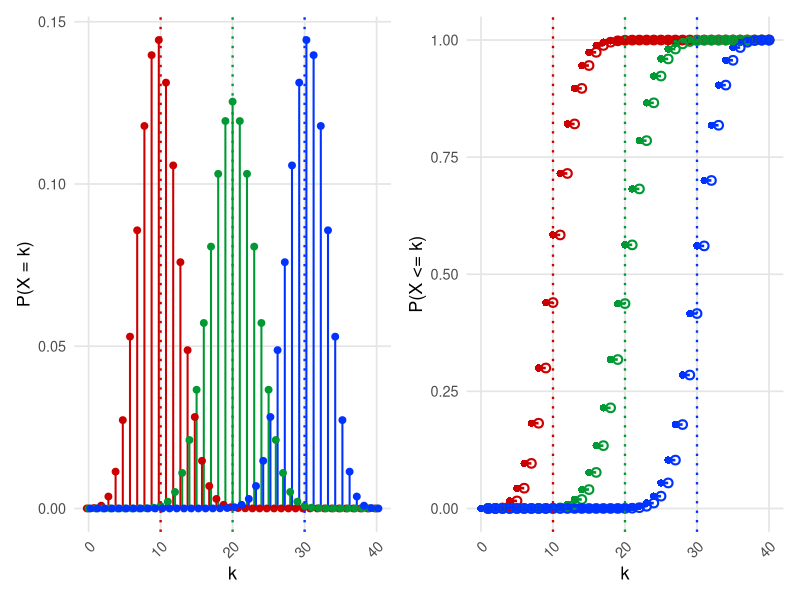
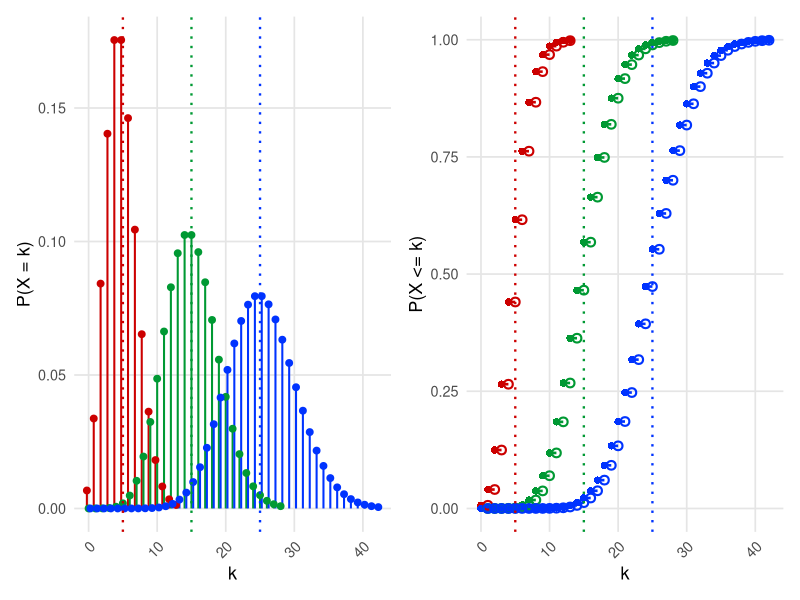
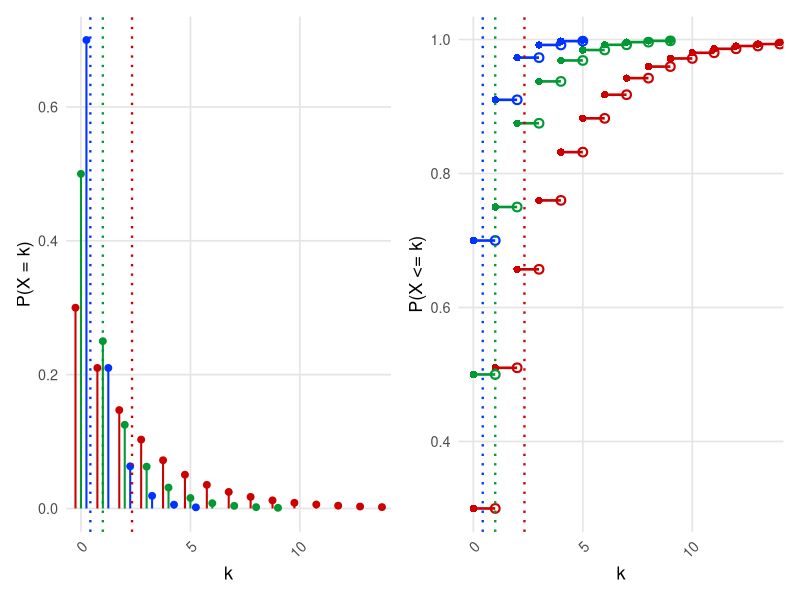
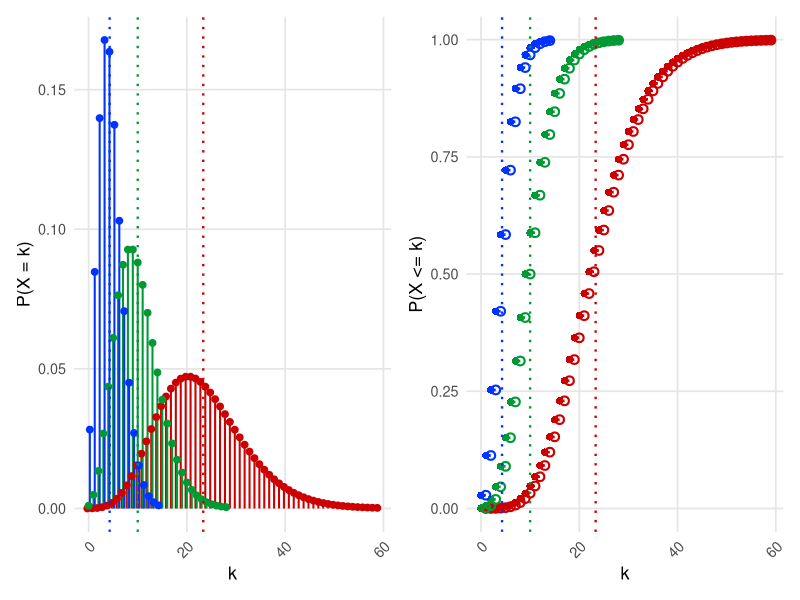
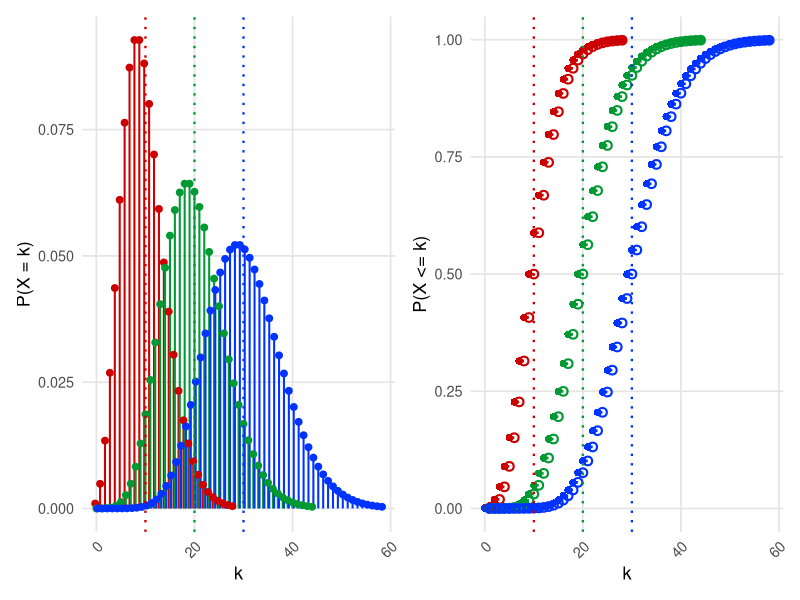
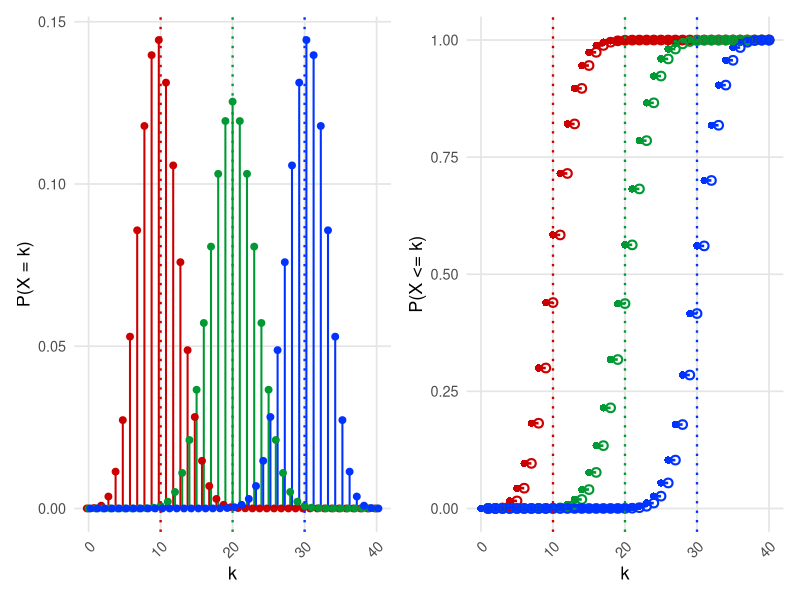
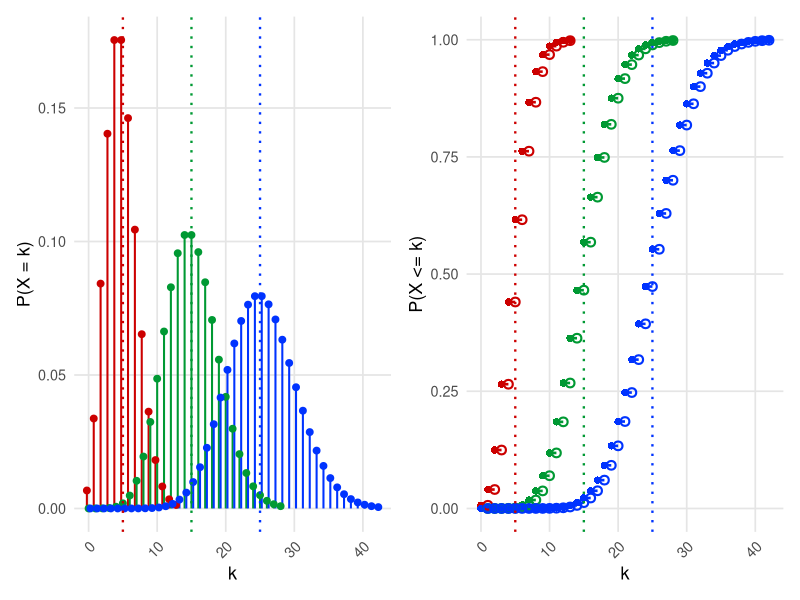
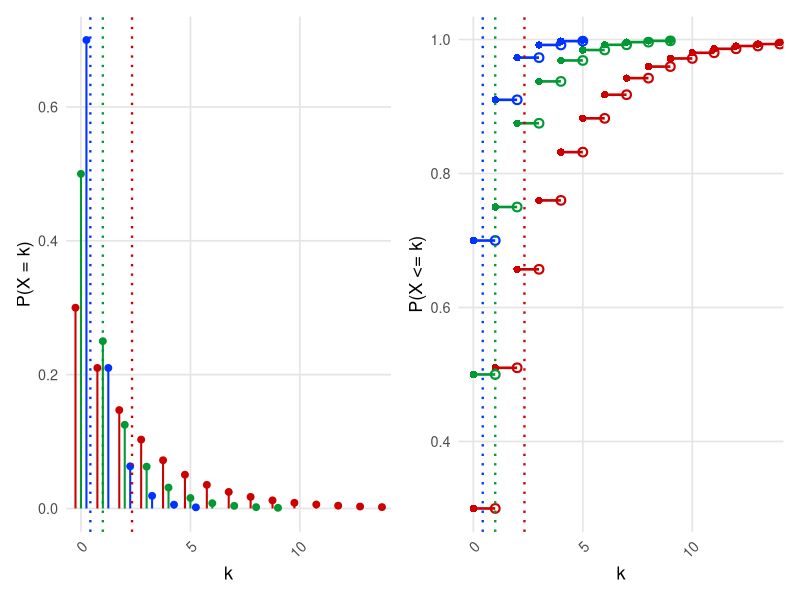

Write the R code that produced these figures, in order.
# PMF and CDF plots of the count distributions in Chapter 2 of the thesis.
library(ggplot2)
library(patchwork)

# Color per parameter value
colors <- c(
  "#CC0000",
  "#009933",
  "#0033FF"
)

common_theme <- list(
  theme_minimal(base_size = 13) +
    theme(
      axis.title       = element_text(size = 13),
      axis.text.x      = element_text(angle = 45, hjust = 1),
      panel.grid.minor = element_blank(),
      panel.grid.major = element_line(color = "grey90"),
      legend.position  = "none"
    ),
  scale_color_manual(values = colors),
  scale_fill_manual(values = colors)
)


# PMF/CDF data frame for a discrete distribution.
# Truncate infinite supports yourself, e.g. at qpois(0.9999, lambda).
build_dist_data <- function(support, dfun, pfun, ..., group_label) {
  data.frame(
    x     = support,
    pmf   = dfun(support, ...),
    cdf   = pfun(support, ...),
    group = factor(group_label)
  )
}

# Horizontal offset per group so overlaid lollipops do not overlap.
add_dodge_offset <- function(data, dodge_width = 0.3, group_col = "group") {
  groups  <- levels(data[[group_col]])
  n       <- length(groups)
  offsets <- (seq_len(n) - (n + 1) / 2) * dodge_width
  offset_map <- setNames(offsets, groups)
  data$x_dodge <- data$x + offset_map[as.character(data[[group_col]])]
  data
}

# Plateau segments and closed/open jump points for the CDF step plot.
build_cdf_step_geometry <- function(data, group_col = "group") {
  groups <- split(data, data[[group_col]])
  segs   <- list()
  closed <- list()
  open   <- list()

  for (g in names(groups)) {
    df <- groups[[g]]
    df <- df[order(df$x), ]
    n  <- nrow(df)

    segs[[g]] <- data.frame(
      x = df$x[-n], xend = df$x[-1],
      y = df$cdf[-n], yend = df$cdf[-n],
      group = df[[group_col]][-n]
    )
    closed[[g]] <- data.frame(x = df$x, y = df$cdf, group = df[[group_col]])
    open[[g]] <- data.frame(
      x = df$x[-1], y = df$cdf[-n],
      group = df[[group_col]][-n]
    )
  }

  list(
    segments = do.call(rbind, segs),
    closed   = do.call(rbind, closed),
    open     = do.call(rbind, open)
  )
}

# Shared zoom window: mean +/- zoom_sd*SD over groups, clamped to the support.
compute_zoom_xlim <- function(data, mean_data, zoom_sd = 4) {
  lo <- min(mean_data$mean - zoom_sd * mean_data$sd)
  hi <- max(mean_data$mean + zoom_sd * mean_data$sd)
  c(max(lo, min(data$x)), min(hi, max(data$x)))
}

# PMF lollipops, zoomed to the CDF window so the pair stays comparable.
plot_pmf_lollipop <- function(data, mean_data, zoom_sd = 4,
                               dodge_width = 0.25, point_size = 2) {
  data <- add_dodge_offset(data, dodge_width)
  xlim <- compute_zoom_xlim(data, mean_data, zoom_sd)

  ggplot(data, aes(x = x_dodge, color = group)) +
    geom_segment(aes(xend = x_dodge, y = 0, yend = pmf), linewidth = 0.7) +
    geom_point(aes(y = pmf), size = point_size) +
    geom_vline(
      data = mean_data, aes(xintercept = mean, color = group),
      linetype = "dotted", linewidth = 0.8, show.legend = FALSE
    ) +
    coord_cartesian(xlim = xlim) +
    labs(x = "k", y = "P(X = k)", color = NULL) +
    common_theme
}

# CDF step function zoomed to mean +/- zoom_sd*SD, where the open/closed circles are visible.
plot_cdf_step_zoom <- function(data, mean_data, zoom_sd = 4, point_size = 2.2) {
  geo  <- build_cdf_step_geometry(data)
  xlim <- compute_zoom_xlim(data, mean_data, zoom_sd)

  ggplot() +
    geom_segment(
      data = geo$segments,
      aes(x = x, xend = xend, y = y, yend = yend, color = group),
      linewidth = 0.9
    ) +
    geom_point(
      data = geo$closed, aes(x = x, y = y, color = group),
      shape = 16, size = point_size          # closed = value attained
    ) +
    geom_point(
      data = geo$open, aes(x = x, y = y, color = group),
      shape = 1, size = point_size, stroke = 1.1  # open = left-limit
    ) +
    geom_vline(
      data = mean_data, aes(xintercept = mean, color = group),
      linetype = "dotted", linewidth = 0.8, show.legend = FALSE
    ) +
    coord_cartesian(xlim = xlim) +
    labs(x = "k", y = "P(X <= k)", color = NULL) +
    common_theme
}

# Combined PMF | CDF plot; mean_data (columns `mean`, `sd`) sets the shared zoom window.
combined_pmf_cdf_plot <- function(data, mean_data, zoom_sd = 4, dodge_width = 0.25) {
  pmf_plot <- plot_pmf_lollipop(data, mean_data, zoom_sd, dodge_width)
  cdf_plot <- plot_cdf_step_zoom(data, mean_data, zoom_sd)

  pmf_plot + cdf_plot +
    plot_layout(ncol = 2, guides = "collect") &
    theme(legend.position = "none")
}

save_combined_plot <- function(plot, filename, folder = "chapter2_plots",
                                width = 12, height = 5.5, dpi = 300) {
  dir.create("chapter2_plots", showWarnings = FALSE)
  ggsave(filename = filename, path = folder, plot = plot,
         width = width, height = height, dpi = dpi)
}


# Binomial(n, p), varying p

n_trials <- 40
p_values <- c(0.25, 0.5, 0.75)

plot_data_binom <- do.call(rbind, lapply(p_values, function(p) {
  build_dist_data(0:n_trials, dbinom, pbinom, size = n_trials, prob = p,
                   group_label = paste0("p = ", p))
}))

mean_data_binom <- data.frame(
  group = factor(paste0("p = ", p_values)),
  mean  = n_trials * p_values,
  sd    = sqrt(n_trials * p_values * (1 - p_values))
)

combined_plot_binom <- combined_pmf_cdf_plot(plot_data_binom, mean_data_binom)
print(combined_plot_binom)
save_combined_plot(combined_plot_binom, "binomial_pmf_cdf.png")


# Poisson(lambda), varying mean

lambda_values <- c(5, 15, 25)

plot_data_pois <- do.call(rbind, lapply(lambda_values, function(lam) {
  x_max <- qpois(0.999, lam)  # infinite support -> truncate at a high quantile
  build_dist_data(0:x_max, dpois, ppois, lambda = lam,
                   group_label = paste0("lambda = ", lam))
}))

mean_data_pois <- data.frame(
  group = factor(paste0("lambda = ", lambda_values)),
  mean  = lambda_values,
  sd    = sqrt(lambda_values)
)

combined_plot_pois <- combined_pmf_cdf_plot(plot_data_pois, mean_data_pois)
print(combined_plot_pois)
save_combined_plot(combined_plot_pois, "poisson_pmf_cdf.png")


# Geometric(p), varying p

p_values <- c(0.3, 0.5, 0.7)

plot_data_geom <- do.call(rbind, lapply(p_values, function(p) {
  x_max <- qgeom(0.999, p)  # infinite support -> truncate at a high quantile
  build_dist_data(0:x_max, dgeom, pgeom, prob = p,
                   group_label = paste0("p = ", p))
}))

mean_data_geom <- data.frame(
  group = factor(paste0("p = ", p_values)),
  mean  = (1 - p_values) / p_values,
  sd    = sqrt(1 - p_values) / p_values
)

combined_plot_geom <- combined_pmf_cdf_plot(plot_data_geom, mean_data_geom)
print(combined_plot_geom)
save_combined_plot(combined_plot_geom, "geom_pmf_cdf.png")


# NegBin(r, p), fixed r, varying p

r_fixed  <- 10
p_values <- c(0.3, 0.5, 0.7)

plot_data_negbin1 <- do.call(rbind, lapply(p_values, function(p) {
  x_max <- qnbinom(0.999, size = r_fixed, prob = p)
  build_dist_data(0:x_max, dnbinom, pnbinom, size = r_fixed, prob = p,
                   group_label = paste0("p = ", p))
}))

mean_data_negbin1 <- data.frame(
  group = factor(paste0("p = ", p_values)),
  mean  = r_fixed * (1 - p_values) / p_values,
  sd    = sqrt(r_fixed * (1 - p_values)) / p_values
)

combined_plot_negbin1 <- combined_pmf_cdf_plot(plot_data_negbin1, mean_data_negbin1)
print(combined_plot_negbin1)
save_combined_plot(combined_plot_negbin1, "negbin1_pmf_cdf.png")


# NegBin(r, p), fixed p, varying r

p_fixed  <- 0.5
r_values <- c(10, 20, 30)

plot_data_negbin2 <- do.call(rbind, lapply(r_values, function(r) {
  x_max <- qnbinom(0.999, size = r, prob = p_fixed)
  build_dist_data(0:x_max, dnbinom, pnbinom, size = r, prob = p_fixed,
                   group_label = paste0("r = ", r))
}))

mean_data_negbin2 <- data.frame(
  group = factor(paste0("r = ", r_values)),
  mean  = r_values * (1 - p_fixed) / p_fixed,
  sd    = sqrt(r_values * (1 - p_fixed)) / p_fixed
)

combined_plot_negbin2 <- combined_pmf_cdf_plot(plot_data_negbin2, mean_data_negbin2)
print(combined_plot_negbin2)
save_combined_plot(combined_plot_negbin2, "negbin2_pmf_cdf.png")
